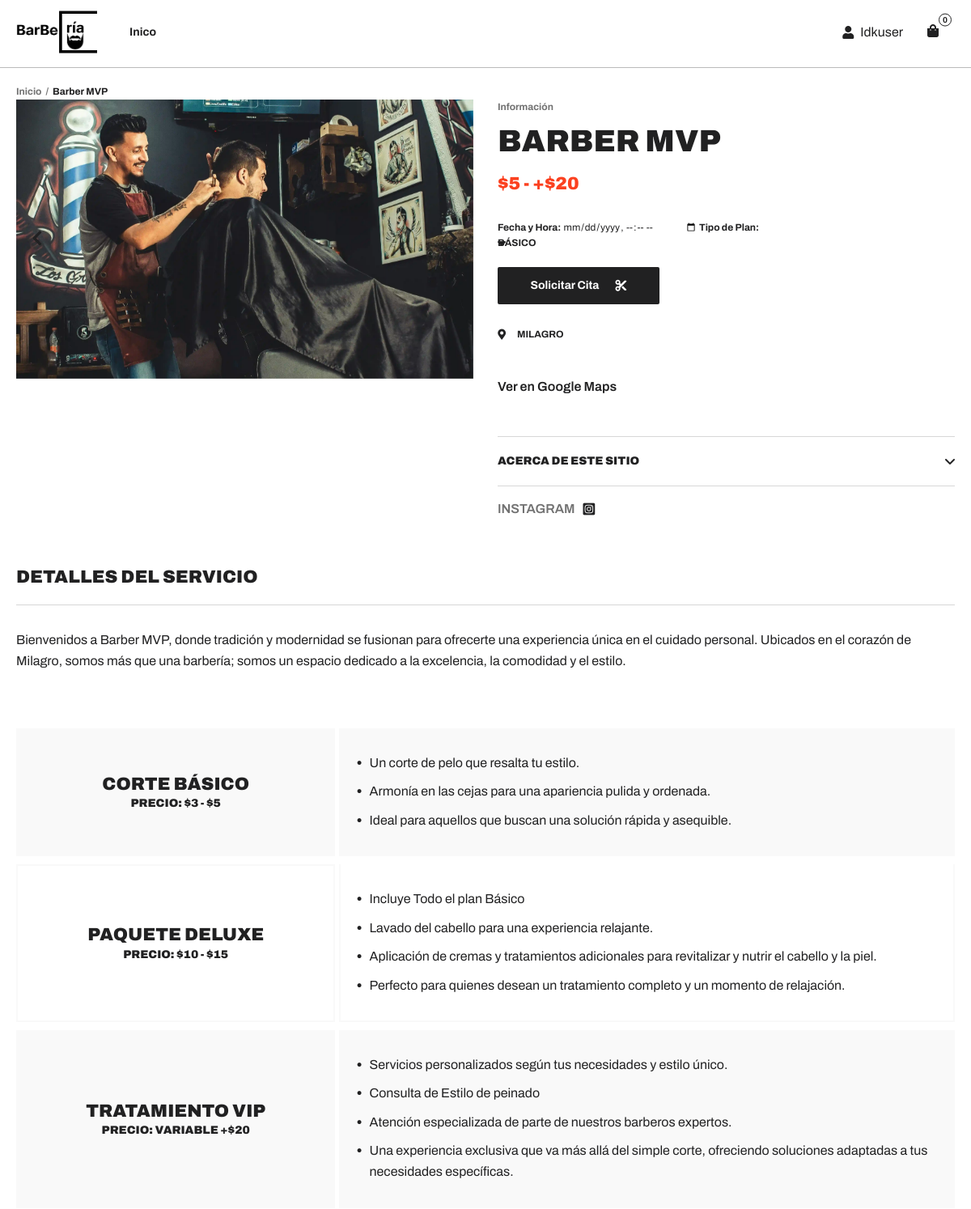
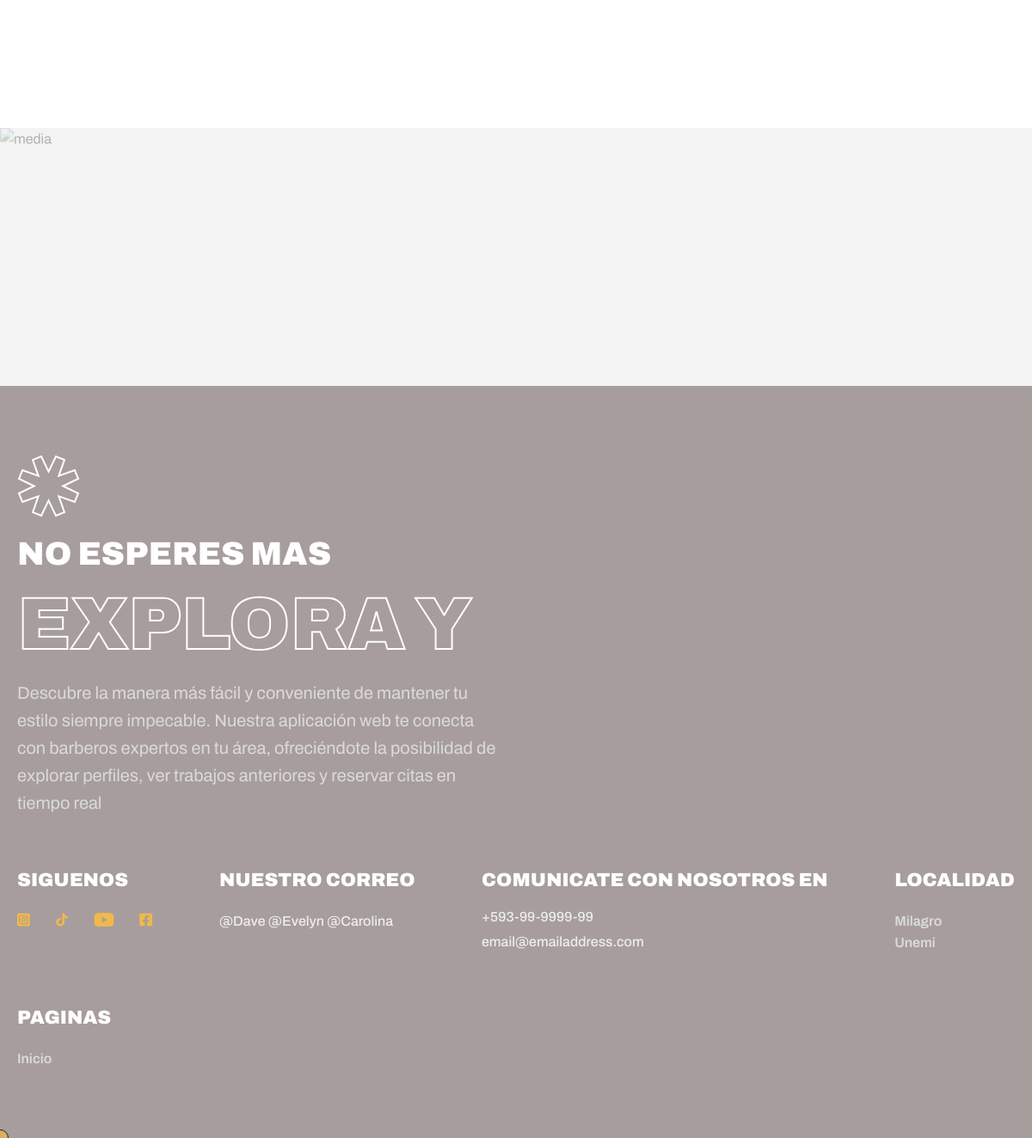
/perfil-barberia/22/ (signed in), run on the app's committed database (2 pictures, top to bottom).
### agendabarberia/models.py (models this page shows, shortened)
class Barberia(models.Model):
    imagen = models.ImageField(upload_to='barberia_images/')  # Guarda las imágenes en la carpeta 'barberia_images/'
    titulo = models.CharField(max_length=100)
    maps = models.CharField(max_length=100, default='https://maps.app.goo.gl/4Z6tBPcvjYrki5nK8')
    insta = models.CharField(max_length=100, default='https://www.instagram.com/')
    descripcion = models.TextField()
    ubicacion = models.CharField(max_length=200, choices=ciudad, default='*')
    numero_contacto = models.CharField(max_length=15)
    usuario = models.ForeignKey(User, on_delete=models.CASCADE, default=1)

### agendabarberia/views.py (the view)
# urls.py: path('perfil-barberia/<int:barberia_id>/', perfil_barberia, name='perfil-barberia'),
@login_required
def perfil_barberia(request, barberia_id):
    barberia = get_object_or_404(Barberia, pk=barberia_id)
    user = request.user
    citas = Cita.objects.filter(usuario=user, barberia=barberia)
    hoy = timezone.now()
    hace_una_semana = hoy - timedelta(days=7)
    citas_en_ultima_semana = Cita.citas_en_ultima_semana(user)
    notificaciones_citas = citas.count()
    total_citas_en_barberia = citas.count()
    mostrar_cupon = total_citas_en_barberia >= 9 #gestiona cuantas vecces va a la barberia
    numeroAleatorio = random.randint(1, 400)
    barberCodeCupon = ([f'code:{user}12/{hoy}/{numeroAleatorio}',f'code:{user}34/{hoy}/{numeroAleatorio}',f'code:{user}56/{hoy}/{numeroAleatorio}', f'code:{user}78/{hoy}/{numeroAleatorio}'])
    print(barberCodeCupon)
    cuponAleatorio = random.choice(barberCodeCupon)
    return render(request, 'perfil-barberia.html', {
        'user': user,
        'barberia': barberia,
        'notificaciones': notificaciones_citas,
        'cupon': mostrar_cupon,
        'cuponCode': cuponAleatorio
    })

### agendabarberia/models.py (called while the page is built)
    @staticmethod
    def citas_en_ultima_semana(usuario):
        hoy = timezone.now()
        hace_una_semana = hoy - timedelta(days=7)
        return Cita.objects.filter(usuario=usuario, fecha__range=(hace_una_semana, hoy)).count()

### agendabarberia/templates/perfil-barberia.html (shortened to what this page needs)
{% load static %}
<!DOCTYPE html>
<html lang="en">
    <head>
        <link rel="stylesheet" href="https://cdnjs.cloudflare.com/ajax/libs/font-awesome/6.0.0-beta3/css/all.min.css">
        <link rel="stylesheet preload" as="style" href="{% static "css/preload.min.css" %}" />
        <link rel="stylesheet preload" as="style" href="{% static "css/icomoon.css" %}" />
        <link rel="stylesheet preload" as="style" href="{% static "css/libs.min.css" %}" />
        <link rel="stylesheet" href="{% static "css/product3.min.css" %}" />
    </head>
    <body>
        {% include 'components/navbar.html' %}
        <ul class="breadcrumbs">
            <li>
                <a class="link" href="{% url "barberias" %}">Inicio</a>
            </li>
            <li>
                <span>{{barberia.titulo}}</span>
            </li>
        </ul>
        <main class="item">
            <div class="container">
                <div class="item_wrapper">
                    <div class="media">
                        <div class="media_slider media_slider--single">
                            <div class="swiper-wrapper">
                                <div class="swiper-slide">
                                    <picture>
                                        <source
                                            data-srcset="{{barberia.imagen.url}}"
                                            srcset="{{barberia.imagen.url}}"
                                            type="image/webp"
                                        />
                                        <img
                                            class="lazy"
                                            data-src="{{barberia.imagen.url}}"
                                            src="{{barberia.imagen.url}}"
                                            alt="{{barberia.titulo}}"
                                        />
                                    </picture>
                                </div>
                            </div>
                            <div class="media_slider-nav d-flex justify-content-between align-items-center">
                                <a class="link swiper-button-prev" href="#"><i class="icon-angle-left"></i></a>
                                <a class="link swiper-button-next" href="#"><i class="icon-angle-right"></i></a>
                            </div>
                        </div>
                    </div>
                    <div class="main sticky-parent">
                        <div class="main_content" data-sticky="true">
                            <div class="main_content-about">
                                <span class="label">Información</span>
                                <h2 class="title">{{barberia.titulo}}</h2>
                                <div class="price h4 d-flex">
                                    <span class="price_item price_item--new">$5 - +$20</span>
                                </div>
                                <div class="wrapper d-flex">
                                    <form method="post" action="{% url "solicitar-cita" barberia.id %}">
                                        <label for="fecha">Fecha y Hora:</label>
                                        <input type="datetime-local" name="fecha" id="fecha" required>
                                        <label for="plan">Tipo de Plan:</label>
                                        <button style="margin-top:20px;" class="btn btn--black btn--shop"> {% comment %} addToCart es la clase {% endcomment %}
                                            <span class="text">Solicitar Cita</span>
                                            <i class="fas fa-cut"></i>
                                        </button>
                                    </form>
                                </div>
                                <div class="options d-flex">
                                    <a class="options_item" href="#"> <i class="icon icon-location"></i>{{barberia.ubicacion}}</a>
                                </div>
                                <a class="link link--underline" href="{{barberia.maps}}">Ver en Google Maps</a>
                            </div>
                            <div class="main_content-accordion">
                                <div class="wrapper accordion" id="aboutAccordion">
                                    <div class="accordion-item">
                                        <h6 class="accordion-header" id="shipping">
                                            <button
                                                class="accordion-button h6"
                                                type="button"
                                                data-bs-toggle="collapse"
                                                data-bs-target="#shippingContent"
                                                aria-expanded="false"
                                                aria-controls="shippingContent"
                                            >
                                                <span>Acerca de este Sitio</span> <i class="icon-angle-down icon"></i>
                                            </button>
                                        </h6>
                                    </div>
                                </div>
                            </div>
                            <div class="main_content-share d-flex">
                                <span class="title">Instagram</span>
                                <ul class="socials">
                                    <li>
                                        <a href="{{barberia.insta}}" target="_blank" rel="noopener noreferrer">
                                            <i class="icon-instagram"></i>
                                        </a>
                                    </li>
                                </ul>
                            </div>
                        </div>
                    </div>
                    {% include "components/detalle-cortes.html" %}
                </div>
            </div>
            <aside>
                <section class="suggested section gradient">
                    <div class="suggested_bg">
                        <picture>
                            <source data-srcset="img/gradients/10.webp" srcset="img/gradients/10.webp" type="image/webp" />
                            <img class="lazy" data-src="img/gradients/10.png" src="img/gradients/10.png" alt="media" />
                        </picture>
                    </div>
                </section>
            </aside>
        </main>
        {% include "components/footer.html" %}
    </body>
</html>

### agendabarberia/templates/components/navbar.html (shortened to what this page needs)
{% load static %}
    <header class="header" data-page="shop" data-page-parent="shop">
        <div class="container d-flex">
            <a class="header_logo logo" href="{% url "barberias" %}">
            <img style='width: 100px;'src="{% static "img/barberia-logo.png" %}" alt="">
            </a>
            <nav class="header_nav text--medium text--md collapse" id="headerMenu">
                <ul class="header_nav-list">
                    <li class="header_nav-list_item dropdown">
                        <a
                            class="nav-link nav-item dropdown-toggle"
                            href="{% url "barberias"  %}"
                        >
                            <span class="nav-item_text"> Inico </span>
                        </a>
                    </li>
                </ul>
            </nav>
            <div class="header_user">
                <a  style='display:flex; justify-content:center; align-items:center;' class="header_user-account" href="{% url "perfil-usuario" user.id %}">
                    <i style='' class="icon-user"></i>
                    <p style='margin-left: 8px;'>{{ user | title }}</p>
                </a>
                <a class="header_user-cart addToCart" href="{% url "reservas"  %}">
                    <i class="icon-bag"></i>
                    <span class="header_user-cart_qty">{{notificaciones}}</span>
                </a>
            </div>
        </div>
    </header>

### agendabarberia/templates/components/detalle-cortes.html (shortened to what this page needs)
<div class="details">
    <div class="details_general">
        <h4 class="details_general-title">Detalles del Servicio</h4>
        <div class="details_general-content">
            <div class="wrapper d-flex flex-column">
                <div class="description">
                    <p>{{barberia.descripcion}}</p>
                </div>
            </div>
        </div>
    </div>
    <div class="details_info d-flex flex-column">
        <div class="details_info-item">
            <div class="details_info-item_header">
                <h4 class="title">Corte Básico</h4>
                <h6>Precio: $3 - $5</h6>
            </div>
            <div class="details_info-item_content">
                <ul class="list list--details d-flex flex-column">
                    <li class="list-item">
                        <i class="icon icon-circle"></i>
                        <p class="text">Un corte de pelo que resalta tu estilo.</p>
                    </li>
                    <li class="list-item">
                        <i class="icon icon-circle"></i>
                        <p class="text">
                            Armonía en las cejas para una apariencia pulida y ordenada.
                        </p>
                    </li>
                    <li class="list-item">
                        <i class="icon icon-circle"></i>
                        <p class="text">Ideal para aquellos que buscan una solución rápida y asequible.</p>
                    </li>
                </ul>
            </div>
        </div>
        <div class="details_info-item">
            <div class="details_info-item_header">
                <h4 class="title">Paquete Deluxe</h4>
                <h6>Precio: $10 - $15</h6>
            </div>
            <div class="details_info-item_content">
                <ul class="list list--details d-flex flex-column">
                    <li class="list-item">
                        <i class="icon icon-circle"></i>
                        <p class="text">Incluye Todo el plan Básico</p>
                    </li>
                    <li class="list-item">
                        <i class="icon icon-circle"></i>
                        <p class="text">
                            Lavado del cabello para una experiencia relajante.
                        </p>
                    </li>
                    <li class="list-item">
                        <i class="icon icon-circle"></i>
                        <p class="text">Aplicación de cremas y tratamientos adicionales para revitalizar y nutrir el cabello y la piel.</p>
                    </li>
                    <li class="list-item">
                        <i class="icon icon-circle"></i>
                        <p class="text">Perfecto para quienes desean un tratamiento completo y un momento de relajación.</p>
                    </li>
                </ul>
            </div>
        </div>
        <div class="details_info-item">
            <div class="details_info-item_header">
                <h4 class="title">Tratamiento VIP</h4>
                <h6>Precio: Variable +$20</h6>
            </div>
            <div class="details_info-item_content">
                <ul class="list list--details d-flex flex-column">
                    <li class="list-item">
                        <i class="icon icon-circle"></i>
                        <p class="text">Servicios personalizados según tus necesidades y estilo único.</p>
                    </li>
                    <li class="list-item">
                        <i class="icon icon-circle"></i>
                        <p class="text">
                            Consulta de Estilo de peinado
                        </p>
                    </li>
                    <li class="list-item">
                        <i class="icon icon-circle"></i>
                        <p class="text">Atención especializada de parte de nuestros barberos expertos.</p>
                    </li>
                    <li class="list-item">
                        <i class="icon icon-circle"></i>
                        <p class="text">Una experiencia exclusiva que va más allá del simple corte, ofreciendo soluciones adaptadas a tus necesidades específicas.</p>
                    </li>
                </ul>
            </div>
        </div>
    </div>
</div>

### agendabarberia/static/css/icomoon.css (style rules this page uses)
[class^="icon-"], [class*=" icon-"] { font-family: 'icomoon' !important; speak: never; font-style: normal; font-weight: normal; font-variant: normal; text-transform: none; line-height: 1; -webkit-font-smoothing: antialiased; -moz-osx-font-smoothing: grayscale; }
.icon-angle-down:before { content: "\e901"; }
.icon-instagram:before { content: "\e90a"; }
.icon-user:before { content: "\e910"; }
.icon-angle-left:before { content: "\e916"; }
.icon-angle-right:before { content: "\e917"; }
.icon-circle:before { content: "\e91c"; }
.icon-bag:before { content: "\e91f"; }
.icon-location:before { content: "\e920"; }

### data on the page
Barberia: titulo "Barber MVP", imagen (picture), titulo "BARBER MVP", ubicacion "MILAGRO", descripcion "Bienvenidos a Barber MVP, donde tradición y modernidad se fusionan para ofrecerte una experiencia única en el cuidado personal. Ubicados en el corazón de Milagro, somos más que una barbería; somos un espacio dedicado a la excelencia, la comodidad y el estilo."

### other printed values
{{ user | title }} "Idkuser"
{{ notificaciones }} "0"
